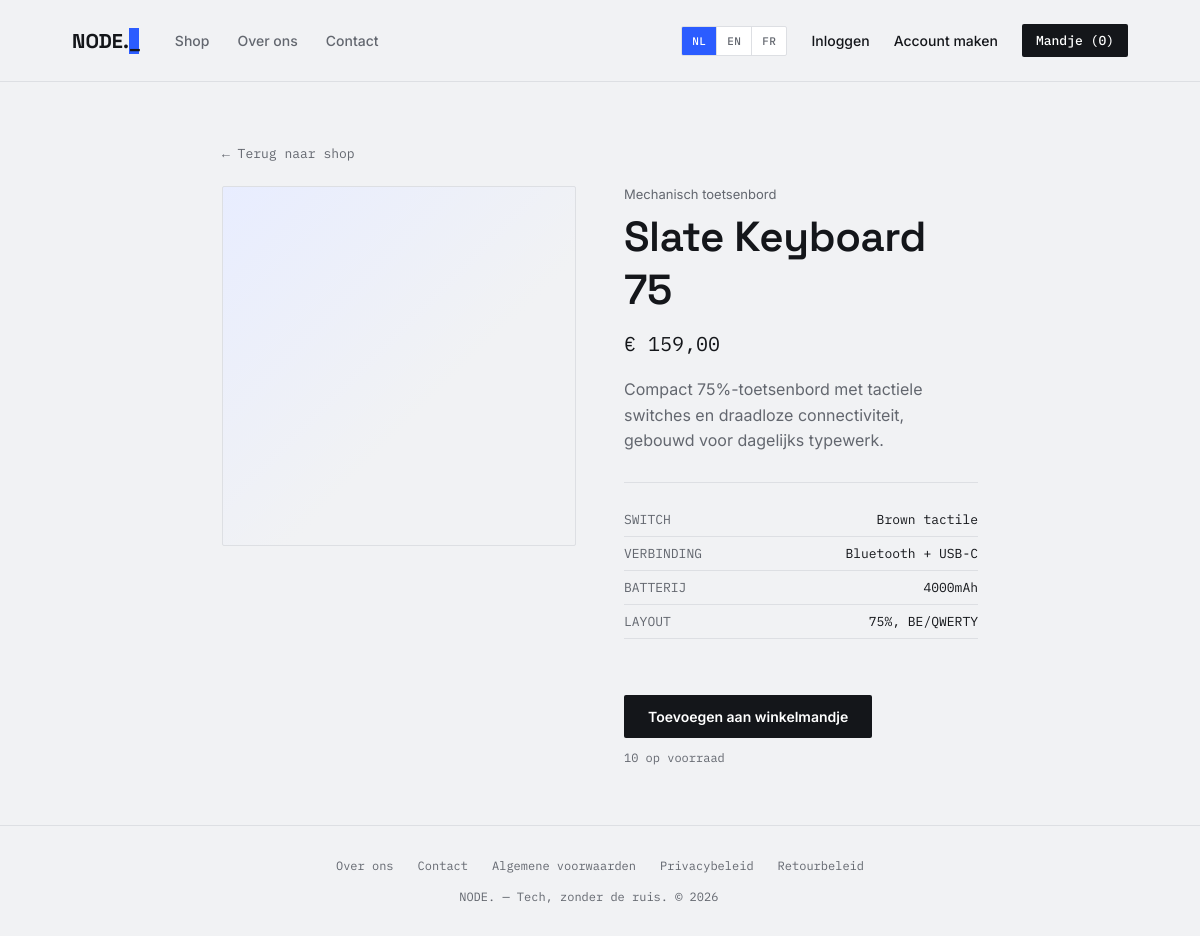
The app's page /product/3 with its own data.
### models.py (models this page shows)
class Product(db.Model):
    id = db.Column(db.Integer, primary_key=True)
    name = db.Column(db.String(150), nullable=False)
    category = db.Column(db.String(100), nullable=False)
    price = db.Column(db.Float, nullable=False)
    description = db.Column(db.Text, nullable=False, default="")
    stock = db.Column(db.Integer, nullable=False, default=10)
    spec1_label = db.Column(db.String(50), default="")
    spec1_value = db.Column(db.String(100), default="")
    spec2_label = db.Column(db.String(50), default="")
    spec2_value = db.Column(db.String(100), default="")
    spec3_label = db.Column(db.String(50), default="")
    spec3_value = db.Column(db.String(100), default="")
    spec4_label = db.Column(db.String(50), default="")
    spec4_value = db.Column(db.String(100), default="")
    @property
    def specs(self):
        pairs = [
            (self.spec1_label, self.spec1_value),
            (self.spec2_label, self.spec2_value),
            (self.spec3_label, self.spec3_value),
            (self.spec4_label, self.spec4_value),
        ]
        return [(l, v) for l, v in pairs if l]

### app.py (the view)
@app.route("/product/<int:product_id>")
def product_detail(product_id):
    product = db.session.get(Product, product_id)
    if not product:
        flash(translate("product_not_found", current_language()))
        return redirect(url_for("home"))
    return render_template("product.html", product=product)

### app.py (called while the page is built)
def current_language():
    return session.get("lang", DEFAULT_LANGUAGE)

@app.context_processor
def inject_translations():
    lang = current_language()
    return {
        "t": lambda key, **kw: translate(key, lang, **kw),
        "current_lang": lang,
        "languages": LANGUAGES,
    }

@app.before_request
def block_visitors():
    if not COMING_SOON:
        return None
    if session.get("preview"):
        return None
    if request.endpoint in ("preview", "static"):
        return None
    return render_template("coming_soon.html"), 503

def get_cart():
    return session.get("cart", {})

@app.context_processor
def inject_cart_count():
    cart = get_cart()
    count = sum(cart.values())
    return {"cart_count": count}

### translations.py (called while the page is built)
def translate(key, lang, **kwargs):
    table = TRANSLATIONS.get(lang) or TRANSLATIONS[DEFAULT_LANGUAGE]
    text = table.get(key) or TRANSLATIONS[DEFAULT_LANGUAGE].get(key) or key
    if kwargs:
        try:
            text = text.format(**kwargs)
        except (KeyError, IndexError):
            pass
    return text

### templates/product.html (shortened to what this page needs)
{% extends "base.html" %}
{% block content %}
<div class="container" style="max-width:900px;">
  <a href="{{ url_for('home') }}" style="font-family:var(--mono); font-size:13px; color:var(--ink-soft);">&larr; Terug naar shop</a>
  <div style="display:grid; grid-template-columns:1fr 1fr; gap:48px; margin-top:24px;">
    <div class="card-glyph" style="height:360px;"></div>
    <div>
      <div class="card-cat" style="margin-bottom:8px;">{{ product.category }}</div>
      <h1 style="margin-bottom:14px;">{{ product.name }}</h1>
      <div style="font-family:var(--mono); font-size:20px; margin-bottom:20px;">€ {{ "%.2f"|format(product.price)|replace(".", ",") }}</div>
      <p style="color:var(--ink-soft); line-height:1.6; margin-bottom:28px;">{{ product.description }}</p>
      {% if product.specs %}
      <div style="border-top:1px solid var(--line); padding-top:20px; margin-bottom:28px;">
        {% for label, value in product.specs %}
        <div style="display:flex; justify-content:space-between; font-family:var(--mono); font-size:13px; padding:8px 0; border-bottom:1px solid var(--line);">
          <span style="color:var(--ink-soft);">{{ label }}</span>
          <span>{{ value }}</span>
        </div>
        {% endfor %}
      </div>
      {% endif %}
      {% if product.stock > 0 %}
      <form method="POST" action="{{ url_for('cart_add', product_id=product.id) }}">
        <button type="submit" class="btn">Toevoegen aan winkelmandje</button>
      </form>
      <p style="font-family:var(--mono); font-size:12px; color:var(--ink-soft); margin-top:12px;">{{ product.stock }} op voorraad</p>
      {% else %}
      <p style="font-family:var(--mono); font-size:13px; color:var(--ink-soft);">Momenteel niet op voorraad</p>
      {% endif %}
    </div>
  </div>
</div>
{% endblock %}

### templates/base.html (style rules this page uses)
:root { --bg:#F1F2F4; --surface:#FFFFFF; --ink:#14161A; --ink-soft:#63676F; --line:#DDDFE3; --accent:#2B5CFF; --accent-soft:#E8EDFF; --mono:'IBM Plex Mono',monospace; --grotesk:'Space Grotesk',sans-serif; --sans:'Inter',sans-serif; }
* { margin:0;padding:0;box-sizing:border-box; }
body { background:var(--bg);color:var(--ink);font-family:var(--sans);-webkit-font-smoothing:antialiased;min-height:100vh;display:flex;flex-direction:column; }
a { color:inherit;text-decoration:none; }
.container { max-width:1100px;margin:0 auto;padding:60px 6vw; }
h1 { font-family:var(--grotesk);font-weight:600;font-size:clamp(28px,4vw,42px);letter-spacing:-0.01em; }
.btn { display:inline-block;background:var(--ink);color:#fff;font-weight:600;font-size:14px;padding:13px 24px;border-radius:2px;border:none;cursor:pointer;transition:background .15s ease;font-family:var(--sans); }
form .btn { margin-top:28px; }
.card-glyph { width:100%;height:120px;border-radius:2px;background:linear-gradient(135deg,var(--accent-soft) 0%,transparent 60%),repeating-linear-gradient(45deg,var(--bg) 0 2px,transparent 2px 14px);border:1px solid var(--line);margin-bottom:18px; }
.card-cat { font-size:13px;color:var(--ink-soft);margin-bottom:14px; }

### records on screen
Product: category "Mechanisch toetsenbord", name "Slate Keyboard 75", price "159,00", description "Compact 75%-toetsenbord met tactiele switches en draadloze connectiviteit, gebouwd voor dagelijks typewerk.", spec1_label "SWITCH", spec1_value "Brown tactile", spec2_label "VERBINDING", spec2_value "Bluetooth + USB-C", spec3_label "BATTERIJ", spec3_value "4000mAh", spec4_label "LAYOUT", spec4_value "75%, BE/QWERTY", stock "10"

### other values on screen
{{ t('nav_shop') }} "Shop"
{{ t('nav_about') }} "Over ons"
{{ t('nav_contact') }} "Contact"
{{ code|upper }} "NL" "EN" "FR"
{{ t('nav_login') }} "Inloggen"
{{ t('nav_register') }} "Account maken"
{{ t('nav_cart') }} "Mandje"
{{ cart_count }} "0"
{{ t('footer_terms') }} "Algemene voorwaarden"
{{ t('footer_privacy') }} "Privacybeleid"
{{ t('footer_returns') }} "Retourbeleid"
{{ t('footer_tagline') }} "Tech, zonder de ruis."
